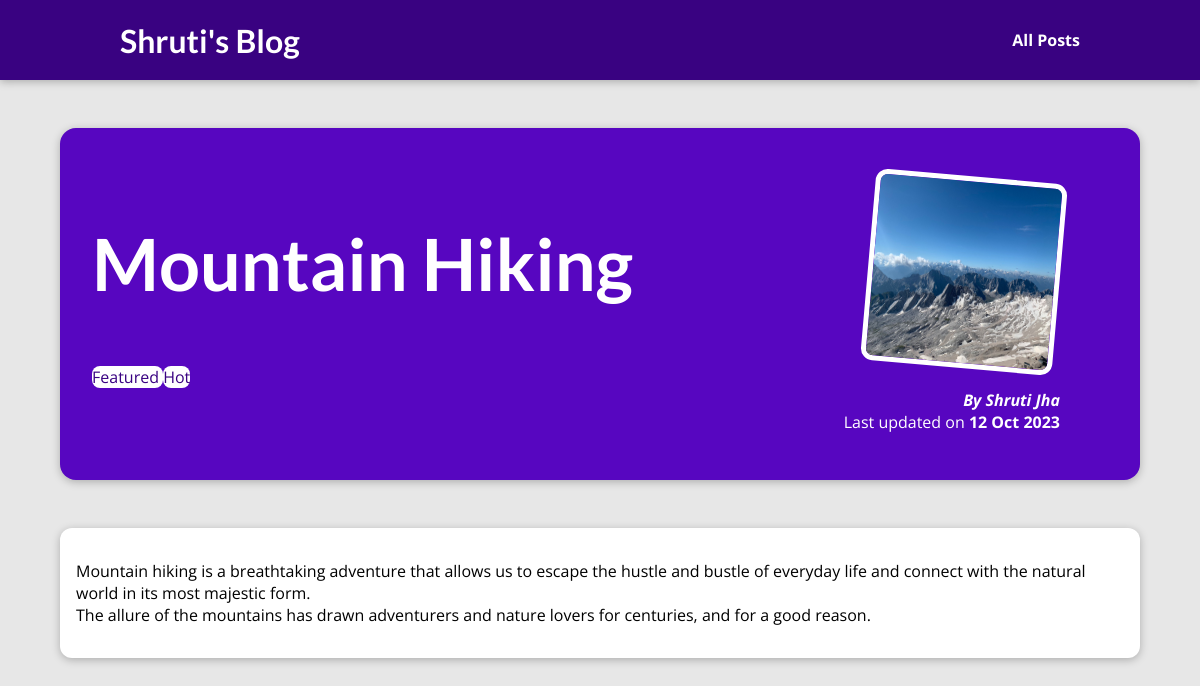
The page /posts/hike-in-the-mountains on the database its author committed.
### blog/models.py (models this page shows, shortened)
class Post(models.Model):
    title=models.CharField(max_length=150)
    excerpt=models.CharField(max_length=200)
    image_name=models.CharField(max_length=100)
    date=models.DateField(auto_now=True)
    slug=models.SlugField(unique=True,db_index=True)
    content=models.TextField(validators=[MinLengthValidator(10)])
    author=models.ForeignKey(Author,on_delete=models.SET_NULL,null=True,related_name="posts")
    tags=models.ManyToManyField(Tag)

class Tag(models.Model):
    caption=models.CharField(max_length=20)

class Author(models.Model):
    first_name=models.CharField(max_length=100)
    last_name=models.CharField(max_length=100)
    email_address=models.EmailField()
    def full_name(self):
        return f"{self.first_name} {self.last_name}"
    def __str__(self):
        return self.full_name()

### blog/views.py (the view)
# urls.py: path("posts/<slug>", views.post_detail, name="post-detail-page"),
def post_detail(request, slug):
    identified_post = get_object_or_404(Post,slug=slug)
    return render(request, "blog/post-detail.html", {
        "post": identified_post,
        "post_tags":identified_post.tags.all()
    })

### blog/templates/blog/post-detail.html (shortened to what this page needs)
 {% extends "base.html" %}
 {% load static %}
 {% block css_files %}
 <link rel="stylesheet" href="{% static "blog/post-detail.css" %}" />
 {% endblock %}
 {% block content %}
 <section id="summary">
   <h2>{{ post.title }}</h2>
   <div>
     {% for tag in post_tags %}
     <span class="tag">{{ tag.caption }} </span>
       {% endfor %}
   </div>
   <article>
     <img src="{% static "blog/images/"|add:post.image_name %}" alt="{{ post.title }}" />
     <address>By <a href="mailto:{{ post.author.email_address }}">{{ post.author }}</a></address>
     <div>Last updated on <time>{{ post.date|date:"d M Y" }}</time></div>
   </article>
 </section>
 <main>
   {{ post.content|linebreaks }}
 </main>
 {% endblock %}

### templates/base.html (shortened to what this page needs)
{% load static %}
<!DOCTYPE html>
<html lang="en">
<head>
  <link rel="stylesheet" href="{% static "app.css" %}">
  {% block css_files %}{% endblock %}
</head>
<body>
  <header id="main-navigation">
    <h1><a href="{% url "starting-page" %}">Shruti's Blog</a></h1>
    <nav>
      <a href="{% url "post-page" %}">All Posts</a>
    </nav>
  </header>
  {% block content %}
  {% endblock %}
</body>
</html>

### static/app.css (style rules this page uses)
* { box-sizing: border-box; }
html { font-family: 'Open Sans', 'Lato', sans-serif; }
body { margin: 0; }
h1, h2, h3 { font-family: 'Lato', sans-serif; font-weight: bold; }
#main-navigation { width: 100%; height: 5rem; display: flex; justify-content: space-between; align-items: center; padding: 0 10%; position: absolute; top: 0; left: 0; }
#main-navigation a { text-decoration: none; color: white; font-weight: bold; }

### blog/static/blog/post-detail.css (style rules this page uses)
body { background-color: #e7e7e7; }
#main-navigation { background-color: #390281; box-shadow: 0 2px 8px rgba(0, 0, 0, 0.25); }
#summary { margin: 8rem auto 3rem auto; padding: 2rem; width: 90%; max-width: 90rem; border-radius: 16px; background-color: #5706c0; position: relative; box-shadow: 0 2px 8px rgba(0, 0, 0, 0.25); height: 22rem; }
#summary h2 { color: white; font-size: 4.5rem; margin-bottom: 0.25 rem; }
#summary article { position: absolute; top: 2rem; right: 3rem; padding: 1rem 2rem; border-radius: 12px; text-align: right; color: white; }
#summary article img { width: 12rem; height: 12rem; border-radius: 12px; transform: rotateZ(5deg); border: 5px solid white; margin-bottom: 1rem; }
#summary address { font-weight: bold; }
#summary a { color: white; text-decoration: none; }
#summary time { font-weight: bold; }
main { width: 90%; max-width: 90rem; margin: 3rem auto; background-color: white; padding: 1rem; border-radius: 12px; box-shadow: 0 2px 8px rgba(0, 0, 0, 0.25); }
.tag { background-color: white; color: #390281; padding: o.5rem,1rem; border-radius: 8px; }

### rows shown on the page
Post: title "Mountain Hiking", image_name (picture), author "Shruti Jha", date "12 Oct 2023", content "Mountain hiking is a breathtaking adventure that allows us to escape the hustle and bustle of everyday life and connect with the natural world in its most majestic form. The allure of the mountains has drawn adventurers and nature lovers for centuries, and for a good reason."
Tag: caption "Featured"
Tag: caption "Hot"
